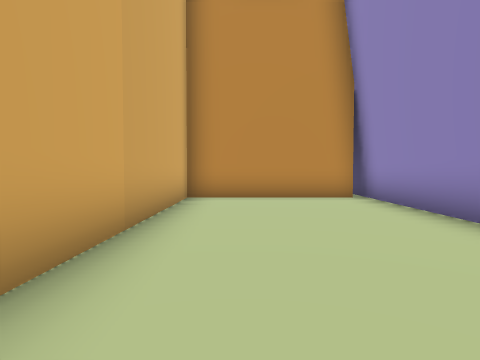
[1] (above)

17 first-person views from a walk through a Unity game level. The camera is 1.4 m above the floor, tilts 2° down and sees 80° across. The floor is counted in squares, 2 m on a side. Each view is taken from the middle of a square. On the plan, view 1 faces up. The plan holds only what a view shows up to about 10 squares ahead; the rest is blank. The place goes on beyond the plan. Some animated figures are left out.

[2]
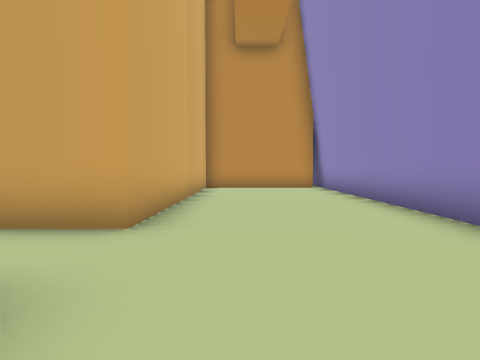

[3]
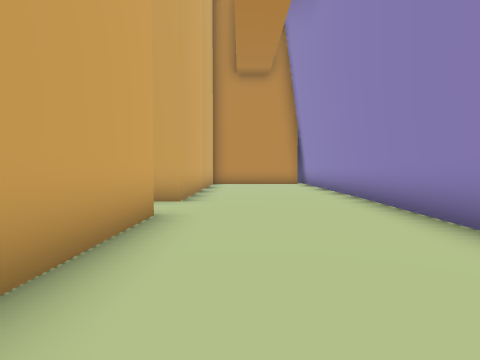

[4]
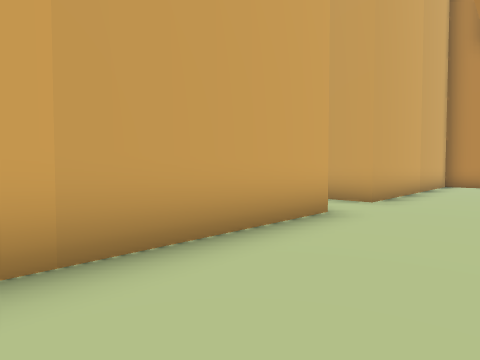

[5]
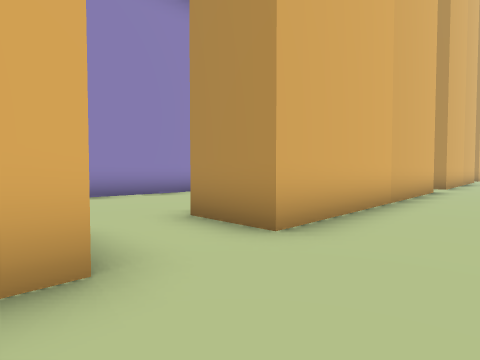

[6]
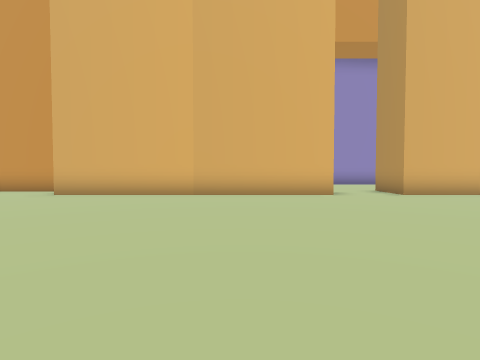

[7]
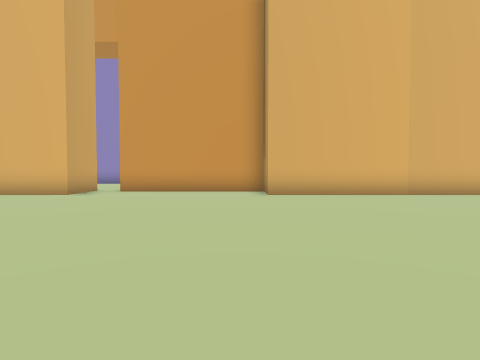

[8]
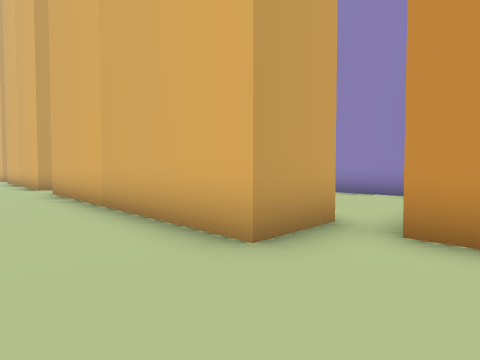

[9]
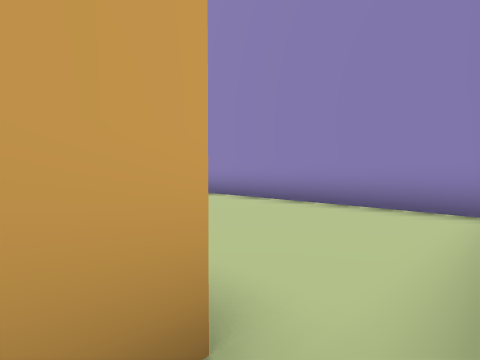

[10]
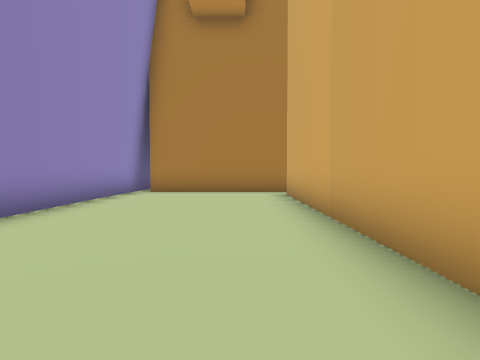

[11]
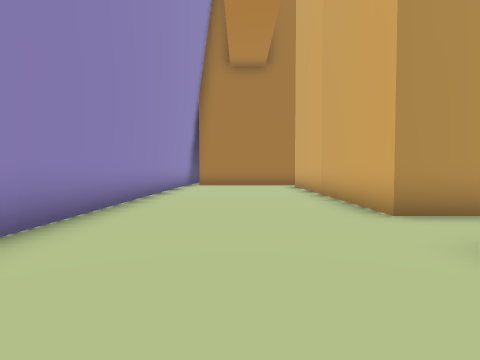

[12]
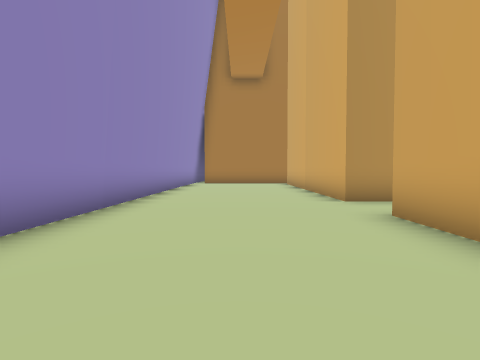

[13]
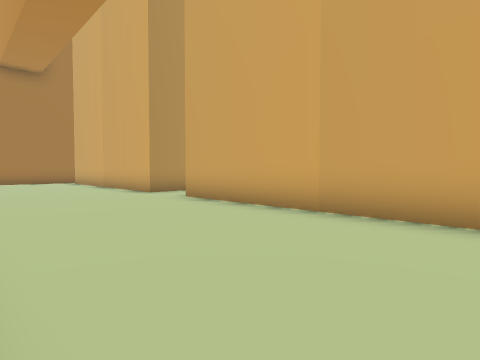

[14]
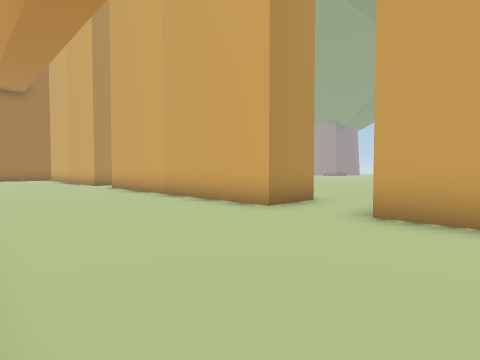

[15]
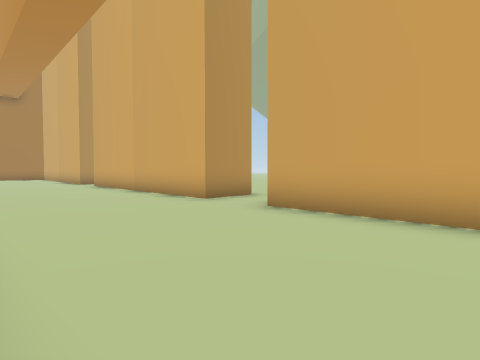

[16]
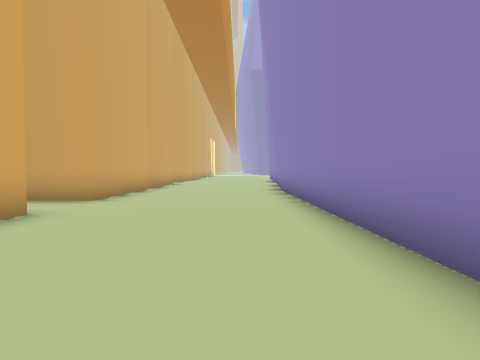

[17]
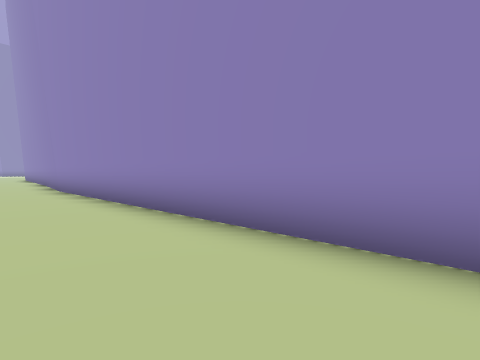

### Floor plan
Points are (right, up) in squares from view 1. A wall is a line through its corners. A room is listed if a view was taken in it or the views show most of it. See-through windows are left out.
Room 1 (views 1, 2, 3, 4)
walls: (2.6, -5.1) (3.5, 8.3); (2.7, -5.5) (2.6, -5); (-3, -2.6) (-1.3, -2.6) (-1.3, -6.9); (2.9, 7.2) (-1.3, 7.2) (-1.3, -0.6) (-3, -0.6)
ways out: opening at (-2.5, -11.5) to room 2; opening at (-2.5, -1.5) to room 2
Room 2 (views 5, 6, 7, 8, 9)
walls: (-1.3, 12.8) (-3, 12.8) (-3, 20.7); (-3, -0.6) (-3, 7.2) (-1.7, 7.2) (-1.7, 11.9); (-3, 22.6) (-3, 23.1); (-3, -10.5) (-3, -2.6)
ways out: opening at (-2.5, -11.5) to room 1; opening at (-2.5, -1.5) to room 1; opening at (-2.5, 21.5) to room 3; opening at (-2.5, 31.5) to room 3
Room 3 (views 10, 11, 12, 13, 14, 15, 16, 17)
walls: (-2.5, 22.6) (-3, 22.6); (-3, 20.7) (-1.3, 20.7) (-1.3, 12.8); (-3, 30.5) (-1.3, 30.5) (-1.3, 22.6); (3.4, 35.7) (3.5, 36.6); (-1.3, 36) (-1.3, 32.4) (-2.9, 32.4); (3.6, 14) (3.4, 35.9); (-1.7, 11.9) (2.9, 11.9); (3.3, 11.2) (3.4, 14.5)
ways out: opening at (-2.5, 21.5) to room 2; opening at (-2.5, 31.5) to room 2

Where each view was taken, in squares from view 1:
view 1: 0 up, 0 right, facing up
view 2: 4 down, 0 right, facing up
view 3: 7 down, 0 right, facing up
view 4: 7 down, 1 right, facing up-left
view 5: 0 up, 5 left, facing down-right
view 6: 2 up, 11 left, facing right
view 7: 8 up, 11 left, facing right
view 8: 11 up, 5 left, facing up-right
view 9: 12 up, 2 left, facing up-right
view 10: 21 up, 0 right, facing down
view 11: 25 up, 1 right, facing down
view 12: 27 up, 1 right, facing down
view 13: 29 up, 3 right, facing down-left
view 14: 34 up, 3 right, facing down-left
view 15: 36 up, 3 right, facing down-left
view 16: 26 up, 2 right, facing up
view 17: 25 up, 1 right, facing up-right
